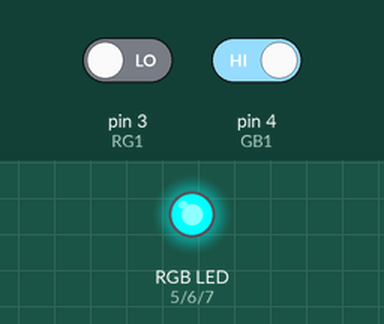
Simulated run of this sketch. Board: Arduino Uno, built with avr-gcc and run on an emulated ATmega328P. Parts: an RGB LED mixed from three pins (HIGH = lit). Dashed ring = blinking. The inputs (shaded band) are chosen by the test bench; at power-on: pin 4 (GB1) HIGH, pin 3 (RG1) LOW.

Above: at 1.8 s.
1.9 s: pin 4 (GB1) driven LOW
At 2.4 s:
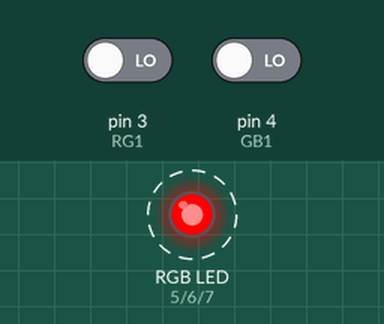
4.9 s: pin 3 (RG1) driven HIGH
At 5.4 s:
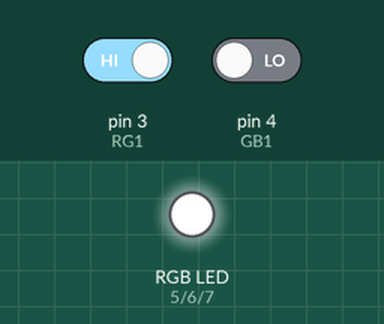
7.9 s: pin 4 (GB1) driven HIGH
At 8.4 s:
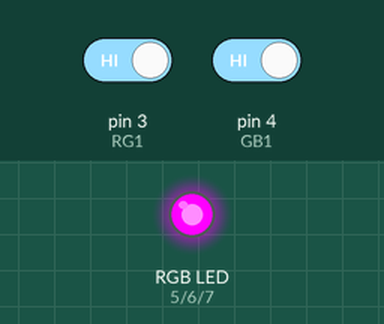
10.9 s: pin 4 (GB1) driven LOW
At 11.4 s:
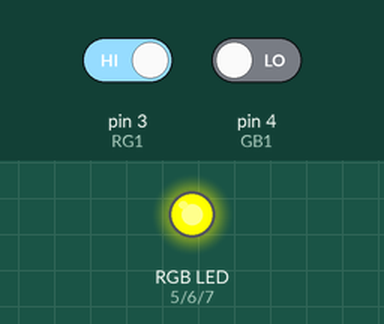
13.9 s: pin 3 (RG1) driven LOW
At 14.9 s:
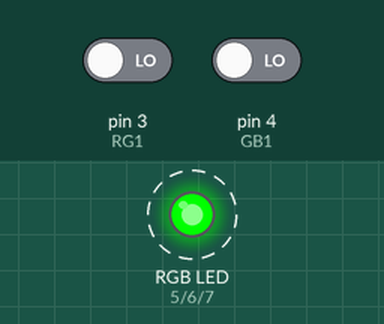
Timing chart, 0 to 17.9 s (numbered marks = the images above; inputs shaded):
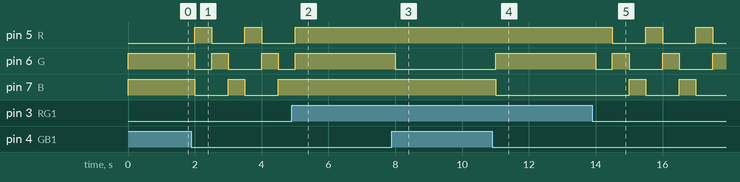

Measured:
- after the input at 1.9 s, pin 5 (R), pin 7 (B): alternates HIGH for 0.50 s and LOW for 1.0 s, starting after 0.10 s; pin 6 (G): goes LOW 0.50 s, HIGH 0.50 s, LOW 1.0 s, HIGH 0.50 s, then LOW, starting after 0.10 s
- after the input at 4.9 s, pin 5 (R): goes on until 5.0 s, then stays HIGH; pin 7 (B): stops changing and stays HIGH
- after the input at 7.9 s, pin 6 (G): HIGH → LOW after 0.10 s
- after the input at 10.9 s, pin 6 (G): LOW → HIGH after 0.10 s; pin 7 (B): HIGH → LOW after 0.10 s
- after the input at 13.9 s, pin 5 (R): alternates HIGH for 0.50 s and LOW for 1.0 s, starting after 0.60 s; pin 6 (G): HIGH → LOW after 0.10 s, then repeats every 1.5 s: HIGH 0.50 s, LOW 1.0 s; pin 7 (B): alternates HIGH for 0.50 s and LOW for 1.0 s, starting after 1.1 s

The sketch:

RGB_ALV.ino
```cpp
//Fundación Kinal
//Centro Educativo Técnico Labral Kinal
//Electrónica
//Grado: Quinto
//Sección: A
//Curso: Taller de Electrónica Digital y Reparación de Computadoras I
//Nombre: Josué David Alvizuris Pérez
//Carné: 2022041
#define RG1 3
#define GB1 4
#define R 5
#define G 6
#define B 7
void setup() {
   Serial.begin(9600);
  pinMode(RG1, INPUT);
  pinMode(GB1, INPUT);
   pinMode(R, OUTPUT);
  pinMode(G, OUTPUT);
  pinMode(B, OUTPUT);
}
void loop() {
  int RG;
  RG = digitalRead (RG1);
  int GB;
  GB = digitalRead (GB1);

  if (RG==1 && GB == 0 ){
  digitalWrite(R,HIGH);
  digitalWrite(G,HIGH);
  delay(500);
  digitalWrite(R,LOW);
  digitalWrite(G,LOW);
  }
    if (RG==0 && GB == 1 ){
  digitalWrite(G,HIGH);
  digitalWrite(B,HIGH);
  delay(500);
  digitalWrite(G,LOW);
  digitalWrite(B,LOW);
    }
      if ( RG==1 && GB == 1 ){
  digitalWrite(R,HIGH);
  digitalWrite(B,HIGH);
  delay(500);
  digitalWrite(R,LOW);
  digitalWrite(B,LOW);
      }
        if (RG==0 && GB == 0 ) {
  digitalWrite(B,LOW);
  digitalWrite(R,HIGH);
  digitalWrite(G,LOW);
  delay(500);
  digitalWrite(R,LOW);
  digitalWrite(G,HIGH);
  digitalWrite(B,LOW);
  delay(500);
  digitalWrite(G,LOW);
  digitalWrite(B,HIGH);
  digitalWrite(R,LOW);
  delay(500);
  }
}
```
